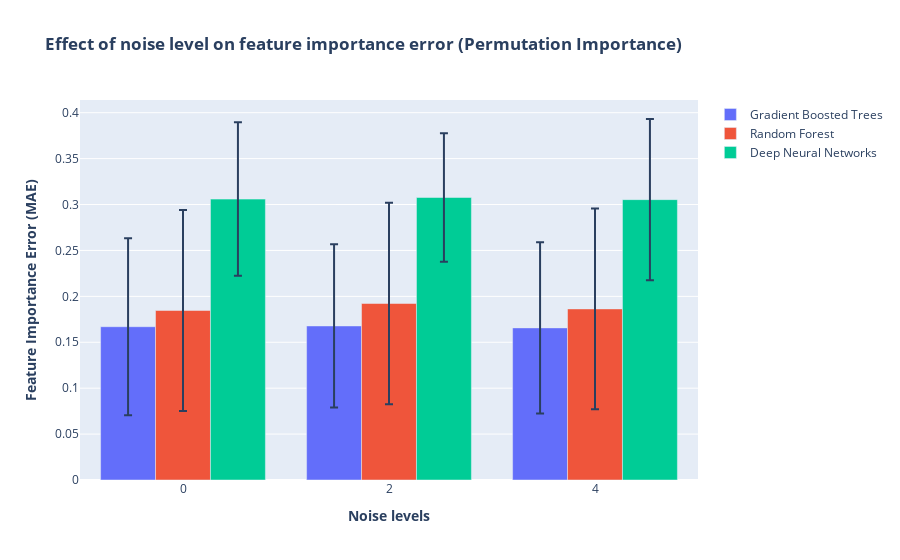

Source (notebook cell):
### Code cell
y = [gbpi_noise_mean,rfpi_noise_mean,dnnpi_noise_mean]
err = [gbpi_noise_std,rfpi_noise_std,dnnpi_noise_std]
name = ['Gradient Boosted Trees','Random Forest', 'Deep Neural Networks']

fig = make_subplots(specs=[[{"secondary_y": False}]])
figure_add_traces(noise, y, name, err)


# Add figure title
fig.update_layout(
    title_text="<b>Effect of noise level on feature importance error (Permutation Importance)</b>",
    barmode='group'
)
# fig.update_traces(texttemplate='%{text:.2s}', textposition='outside')
# fig.update_layout(uniformtext_minsize=8, uniformtext_mode='hide')


# Set x-axis title
fig.update_xaxes(title_text="<b>Noise levels</b>")

# Set y-axes titles
fig.update_yaxes(title_text="<b>Feature Importance Error (MAE)</b>", secondary_y=False)
#fig.update_yaxes(title_text="<b>SHAP Error</b>", secondary_y=True)


fig.show()

### Figure 1 — Plotly figure (JSON) as saved in the notebook; plotly's stock layout.template omitted (floating-point values rounded to 4 significant figures)
{"data": [{"error_y": {"array": [0.09634, 0.08883, 0.09326], "type": "data"}, "name": "Gradient Boosted Trees", "offsetgroup": "0", "showlegend": true, "type": "bar", "x": ["0", "2", "4"], "xaxis": "x", "y": [0.1669, 0.1678, 0.1657], "yaxis": "y"}, {"error_y": {"array": [0.1095, 0.1097, 0.1094], "type": "data"}, "name": "Random Forest", "offsetgroup": "1", "showlegend": true, "type": "bar", "x": ["0", "2", "4"], "xaxis": "x", "y": [0.1846, 0.1922, 0.1863], "yaxis": "y"}, {"error_y": {"array": [0.0836, 0.06997, 0.08782], "type": "data"}, "name": "Deep Neural Networks", "offsetgroup": "2", "showlegend": true, "type": "bar", "x": ["0", "2", "4"], "xaxis": "x", "y": [0.3059, 0.3076, 0.3053], "yaxis": "y"}], "layout": {"barmode": "group", "title": {"text": "<b>Effect of noise level on feature importance error (Permutation Importance)</b>"}, "xaxis": {"anchor": "y", "domain": [0, 1], "title": {"text": "<b>Noise levels</b>"}}, "yaxis": {"anchor": "x", "domain": [0, 1], "title": {"text": "<b>Feature Importance Error (MAE)</b>"}}}}
